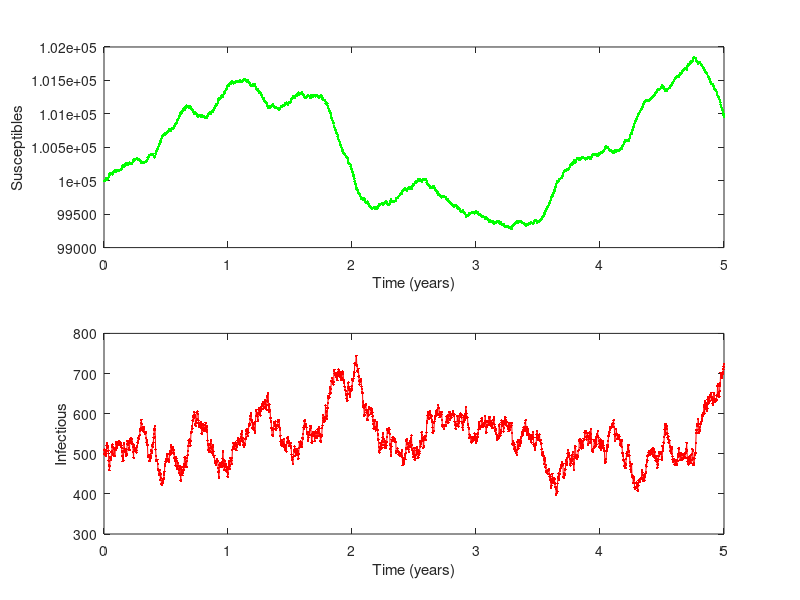

Write the MATLAB code that produced this figure.
function [t,X,Y] = Program_6_1(beta,noise,gamma,mu,X0,Y0,N0,Step,MaxTime)
%
% 
%
% Program_6_1( beta, noise, gamma, mu, X0, Y0, N0, Step, MaxTime)
%      This is the MATLAB version of program 6.1 from page 194 of 
% "Modeling Infectious Disease in humans and animals" 
% by Keeling & Rohani.
% 
% It is the SIR epidemic model with constant additive noise added to 
% the transmission rate.
% Given the difficulties in integrating the dynamics, the user is prompted
% for a integration time-step.
%
%

% Sets up default parameters if necessary.
if nargin == 0
   beta=1.0;
   noise=10;
   gamma=1/10.0;
   mu=1/(50*365.0);
   X0=1e5;
   Y0=500;
   N0=1e6;
   Step=1;
   MaxTime=5*365;
end

% Checks all the parameters are valid
if X0<=0 
    error('Initial number of susceptibles (%g) is less than or equal to zero',X0);
end

if Y0<=0 
    error('Initial number of infecteds (%g) is less than or equal to zero',Y0);
end

if N0<=0 
    error('Initial population size (%g) is less than or equal to zero',N0);
end

if beta<=0 
    error('Transmission rate beta0 (%g) is less than or equal to zero',beta0);
end

if noise<0 
    error('Noise level (%g) is less than zero',noise);
end
    
if gamma<=0 
    error('Recovery rate gamma (%g) is less than or equal to zero',gamma);
end

if mu<0 
    error('Birth / Death rate gamma (%g) is less than zero',mu);
end
    
if MaxTime<=0 
    error('Maximum run time (%g) is less than or equal to zero',MaxTime);
end

if Step<=0
    error('Integration time-step (%g) is less than or equal to zero',Step);
end
    
if X0+Y0>N0
    warning('Initial level of susceptibles+infecteds (%g+%g=%g) is greater than population size (%g)',X0,Y0,X0+Y0,N0);
end


X=X0; Y=Y0;

% The main iteration 

options = odeset('RelTol', 1e-5);
[t, pop]=Stoch_ODE([0 MaxTime],[X Y],options,[beta noise gamma mu Step N0]);

T=t/365; X=pop(:,1); Y=pop(:,2);

% plots the graphs with scaled colours
subplot(2,1,1)
h=plot(T,X,'.-g');
xlabel 'Time (years)';
ylabel 'Susceptibles'

subplot(2,1,2)
h=plot(T,Y,'.-r');
xlabel 'Time (years)';
ylabel 'Infectious'

% Do the integration of the differential equations with noise
% Here we fix the noise for eahow does a function end in matlabch step, but integrate that step using ode45
% This works, but it may be better to use Forward Euler, but this would
% need much shorter time steps.
function [T,P]=Stoch_ODE(Time,Initial,options,Parameters)

X=Initial(1); Y=Initial(2);
t=0; 
Step=Parameters(5); sqrtStep=sqrt(Step);
Noise=Parameters(2);

T=zeros(1+ceil(Time(2)/Step),1); 
P=zeros(1+ceil(Time(2)/Step),2); P(1,:)=[X Y]; loop=1;

while (t<Time(2) & Y>0 & X>0)
    Parameters(2)=Noise*randn(1)/sqrtStep;
    [tt,p]=ode45(@Diff_6_1,[t t+Step],[X Y],options,Parameters);
    t=tt(end); X=p(end,1); Y=p(end,2);
    loop=loop+1;
    T(loop)=t;
    P(loop,:)=[X Y];
end

T=T(1:loop); P=P(1:loop,:);

% Calculates the differential rates used in the integration.
function dPop=Diff_6_1(t,pop, parameter)

beta=parameter(1); noise=parameter(2); gamma=parameter(3); 
mu=parameter(4); N=parameter(6);

X=pop(1); Y=pop(2); 

dPop=zeros(2,1);

dPop(1)= mu*N -beta*X*Y/N - noise - mu*Y;
dPop(2)= beta*X*Y/N + noise- gamma*Y - mu*Y;




